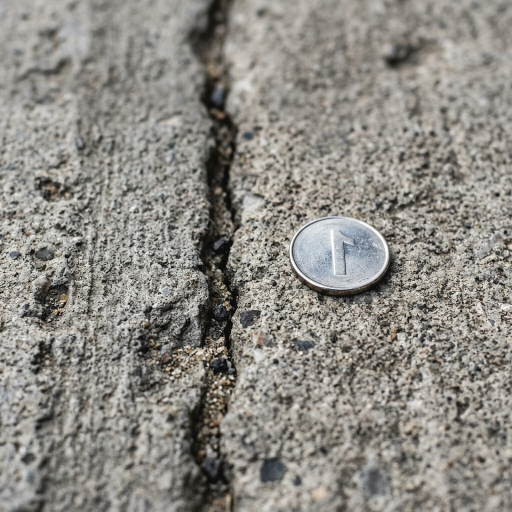
#> input picture test_images/test_1.jpg, 1024 x 1024 px (shown at 1/2 size)
$ python -i measurement_engine.py   (imports and definitions only)
#> lines starting #> are read from the running program, lines starting #| are printed output that depends on the picture
#> further down, picture is the input picture: shape (1024, 1024, 3); mean B, G, R 132.5, 138.7, 141.4
import cv2
import numpy as np

# [15 lines left out: function calculate_pixels_per_metric, not called in this run]

def detect_coin_reference(image, coin_diameter_cm=2.5):
    """
    Fallback: Detects circular objects (like a coin) using OpenCV Hough Circles.
    Standardizes image width to 800 pixels to ensure scale-invariance.
    Returns bounding box [x1, y1, x2, y2] and pixels_per_metric, or (None, None).
    """
#> called with coin_diameter_cm = 2.5
    h_img, w_img = image.shape[:2]
#> h_img = 1024; w_img = 1024
    target_width = 800
    scale = target_width / w_img
#> scale = 0.781
    new_h = int(h_img * scale)
#> new_h = 800
    resized = cv2.resize(image, (target_width, new_h))
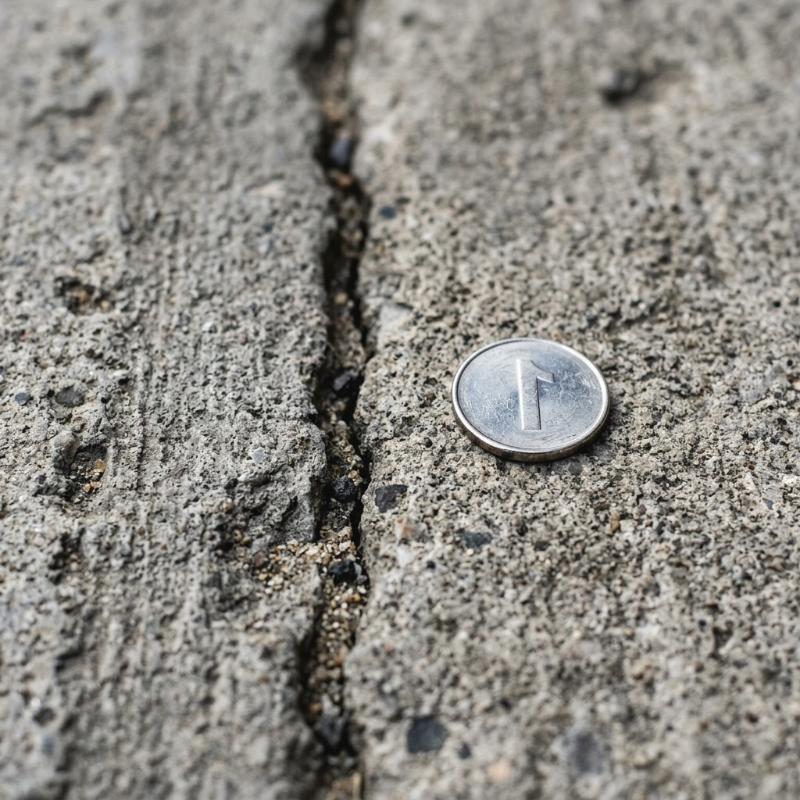
#> resized: shape (800, 800, 3); mean B, G, R 132.4, 138.5, 141.2

    gray = cv2.cvtColor(resized, cv2.COLOR_BGR2GRAY)
    blurred = cv2.GaussianBlur(gray, (9, 9), 2)
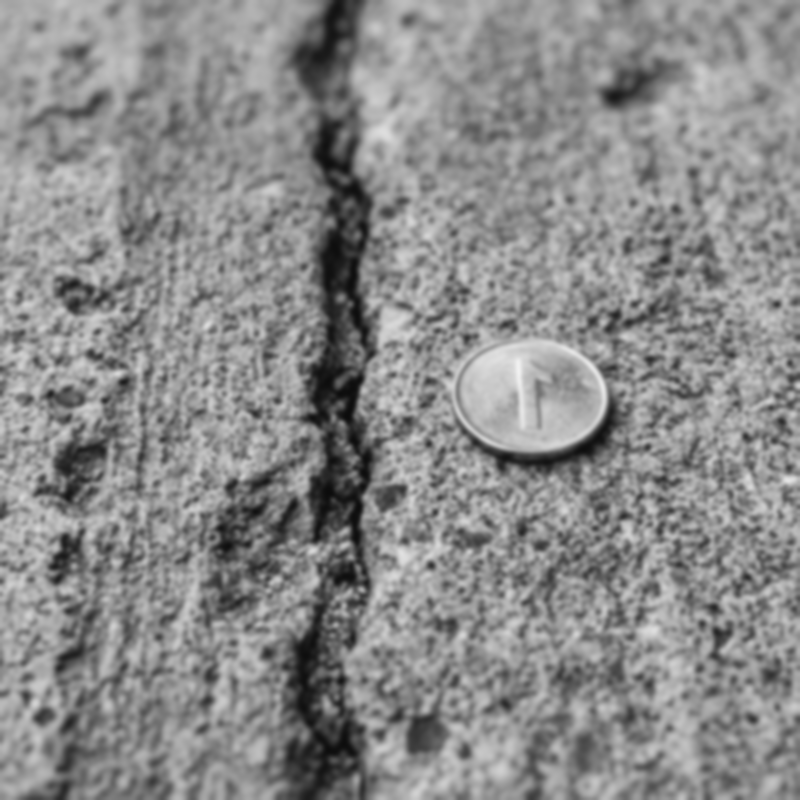
#> blurred: shape (800, 800); min 12, max 241, mean 138.6

    # Run Hough Circles with robust parameters tuned for coins
    circles = cv2.HoughCircles(
        blurred,
        cv2.HOUGH_GRADIENT,
        dp=1.2,
        minDist=100,
        param1=50,
        param2=80,  # Stricter threshold to avoid false positives on rough concrete
        minRadius=40,
        maxRadius=130
    )
#> circles = [[520.2, 414.6, 128], [241.8, 496.2, 121.4], [336.6, 379.8, 124], [527.4, 605.4, 112.1], [114.6, 513, 97.6], [678.6, 619.8, 105.5], [430.2, 549, 88.36], [219, 365.4, 83.08], [672.6, 433.8, 73.84], [106.2, 349.8, 58], [663, 293.4, 50.08]]

    if circles is not None:
        circles = np.uint16(np.around(circles))
#> circles = [[520, 415, 128], [242, 496, 121], [337, 380, 124], [527, 605, 112], [115, 513, 98], [679, 620, 106], [430, 549, 88], [219, 365, 83], [673, 434, 74], [106, 350, 58], [663, 293, 50]]
        # Take the most prominent circle (first one returned)
        cx, cy, r = circles[0, 0]
#> cx = 520; cy = 415; r = 128

        # Scale circle properties back to original resolution
        orig_cx = int(cx / scale)
#> orig_cx = 665
        orig_cy = int(cy / scale)
#> orig_cy = 531
        orig_r = int(r / scale)
#> orig_r = 163

        # Bounding box coordinates for the circle
        x1 = int(orig_cx - orig_r)
#> x1 = 502
        y1 = int(orig_cy - orig_r)
#> y1 = 368
        x2 = int(orig_cx + orig_r)
#> x2 = 828
        y2 = int(orig_cy + orig_r)
#> y2 = 694

        diameter_px = orig_r * 2.0
#> diameter_px = 326
        pixels_per_metric = diameter_px / coin_diameter_cm
#> pixels_per_metric = 130.4
        return [x1, y1, x2, y2], pixels_per_metric

    return None, None

# [181 lines left out: functions detect_cracks_opencv, measure_defect_opencv, draw_annotations, not called in this run]

>>> import cv2
>>> picture = cv2.imread('test_images/test_1.jpg')
>>> result = detect_coin_reference(picture)
#> result = ([502, 368, 828, 694], 130.4)

$ run again, on test_images/test_2.jpg
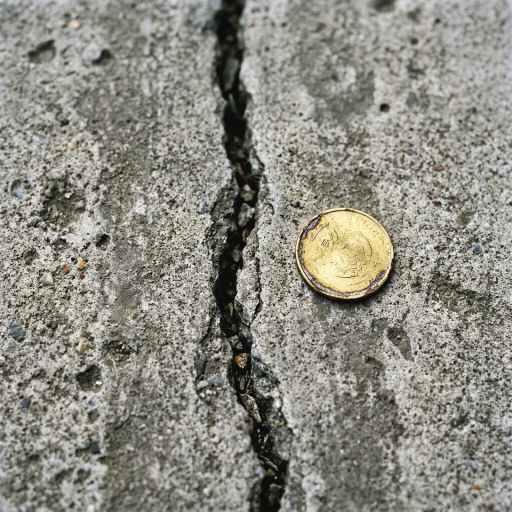
#> input picture test_images/test_2.jpg, 1024 x 1024 px (shown at 1/2 size)
#> picture is the input picture: shape (1024, 1024, 3); mean B, G, R 129.8, 139.6, 140.9
#> in detect_coin_reference, `gray = cv2.cvtColor(resized, cv2.COLOR_BGR2GRAY)`:
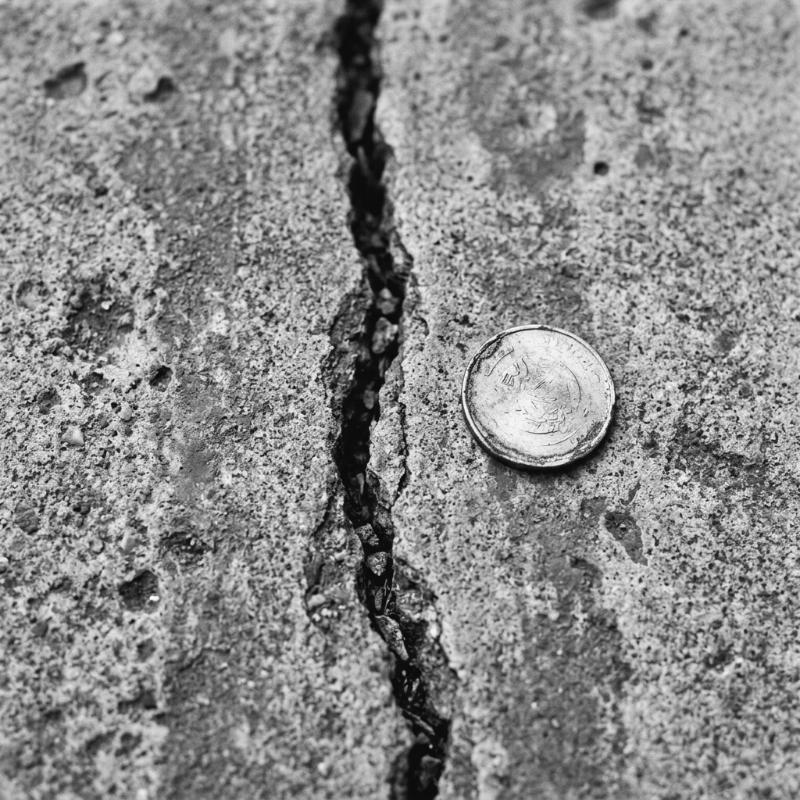
#> gray: shape (800, 800); min 8, max 252, mean 138.7
#> in detect_coin_reference, `blurred = cv2.GaussianBlur(gray, (9, 9), 2)`:
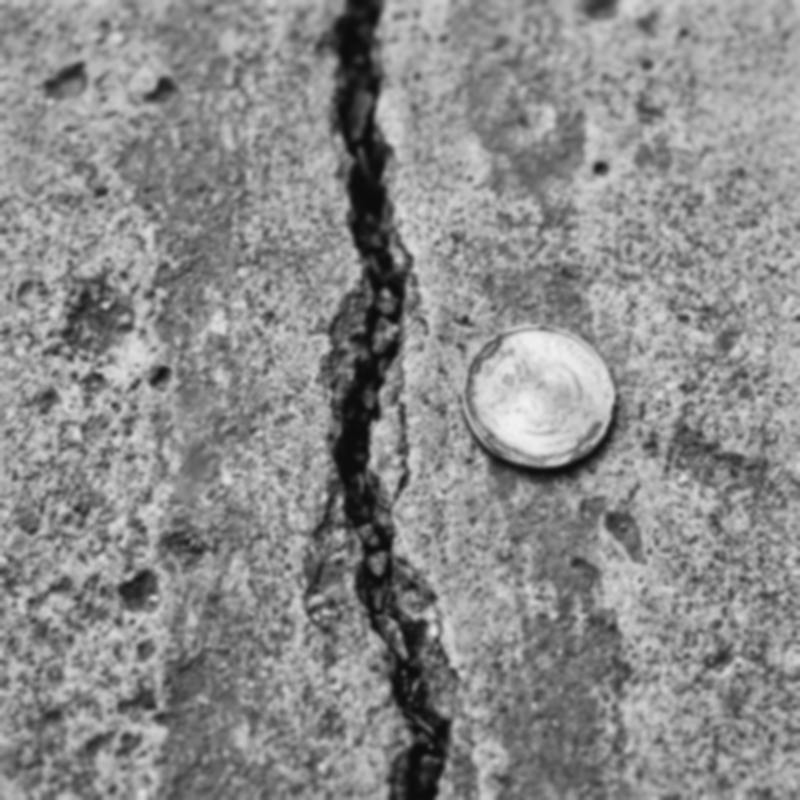
#> blurred: shape (800, 800); min 12, max 241, mean 138.7
#> in detect_coin_reference, `circles = cv2.HoughCircles( blurred, cv2.HOUGH_GRADIENT, dp=1.2, minDi..`: circles = 19 rows, first 8: [557.4, 391.8, 129.3], [329.4, 414.6, 129.3], [167.4, 535.8, 129.3], [547.8, 604.2, 113.4], [646.2, 580.2, 116.1], [160.2, 429, 113.4], [263.4, 304.2, 96.28], [142.2, 313.8, 105.5]
#> in detect_coin_reference, `circles = np.uint16(np.around(circles))`: circles = 19 rows, first 8: [557, 392, 129], [329, 415, 129], [167, 536, 129], [548, 604, 113], [646, 580, 116], [160, 429, 113], [263, 304, 96], [142, 314, 106]
#> cx = 557; cy = 392; r = 129
#> orig_cx = 712
#> orig_cy = 501
#> orig_r = 165
#> x1 = 547
#> y1 = 336
#> x2 = 877
#> y2 = 666
#> diameter_px = 330
#> pixels_per_metric = 132
#> result = ([547, 336, 877, 666], 132)
